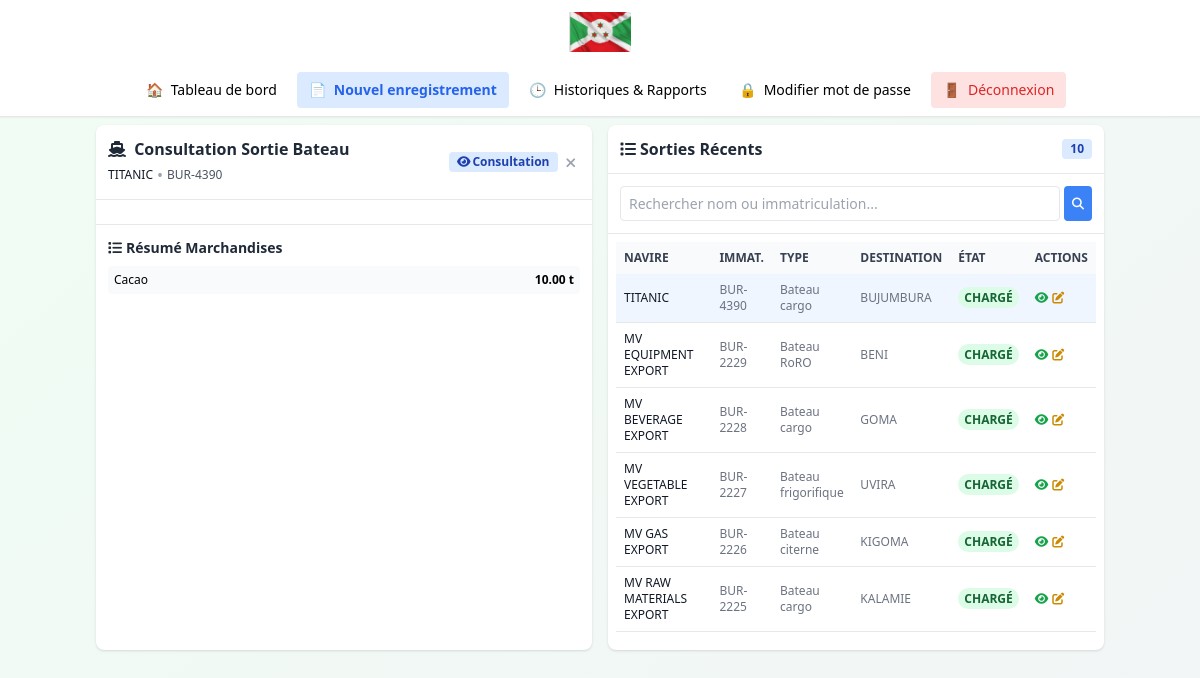
/dashboards/sortie_bateau/enregistrement.php?select=1&mode=view (signed in), run on the app's committed database.
### tables this page shows
CREATE TABLE IF NOT EXISTS `bateau_sortant` (
  `id` int NOT NULL AUTO_INCREMENT,
  `id_type_bateau` int DEFAULT NULL,
  `nom_navire` varchar(100) NOT NULL,
  `immatriculation` varchar(50) DEFAULT NULL,
  `nom_capitaine` varchar(100) NOT NULL,
  `prenom_capitaine` varchar(100) NOT NULL,
  `tel_capitaine` varchar(20) DEFAULT NULL,
  `agence` varchar(100) DEFAULT NULL,
  `hauteur` decimal(10,2) DEFAULT NULL,
  `longueur` decimal(10,2) DEFAULT NULL,
  `largeur` decimal(10,2) DEFAULT NULL,
  `id_destination_port` int DEFAULT NULL,
  `etat` enum('vide','chargé') DEFAULT 'vide',
  `note` text,
  `date_sortie` datetime DEFAULT CURRENT_TIMESTAMP,
  `agent_enregistrement` varchar(200) DEFAULT NULL,
  PRIMARY KEY (`id`),
  KEY `id_type_bateau` (`id_type_bateau`),
  KEY `id_destination_port` (`id_destination_port`)
);

CREATE TABLE IF NOT EXISTS `marchandise_bateau_sortant` (
  `id` int NOT NULL AUTO_INCREMENT,
  `id_bateau_sortant` int NOT NULL,
  `id_type_marchandise` int NOT NULL,
  `poids` decimal(10,2) DEFAULT NULL,
  `note` varchar(255) DEFAULT NULL,
  `date_ajout` datetime DEFAULT CURRENT_TIMESTAMP,
  PRIMARY KEY (`id`),
  KEY `id_bateau_sortant` (`id_bateau_sortant`),
  KEY `id_type_marchandise` (`id_type_marchandise`)
);

CREATE TABLE IF NOT EXISTS `type_marchandise` (
  `id` smallint NOT NULL AUTO_INCREMENT,
  `nom` varchar(30) NOT NULL,
  PRIMARY KEY (`id`)
);

CREATE TABLE IF NOT EXISTS `type_bateau` (
  `id` smallint NOT NULL AUTO_INCREMENT,
  `nom` varchar(30) NOT NULL,
  PRIMARY KEY (`id`)
);

CREATE TABLE IF NOT EXISTS `port` (
  `id` smallint NOT NULL AUTO_INCREMENT,
  `nom` varchar(30) NOT NULL,
  `pays` varchar(50) NOT NULL,
  PRIMARY KEY (`id`)
);

### dashboards/sortie_bateau/enregistrement.php (the view, shortened to what this page needs)
<?php
require_once '../../config/db_connect.php';
function safe_html($value) {
    return htmlspecialchars($value ?? '', ENT_QUOTES, 'UTF-8');
}
$selected_bateau = null;
$selected_bateau_id = null;
$marchandises = [];
$mode = $_GET['mode'] ?? null;
if (isset($_GET['select']) && is_numeric($_GET['select'])) {
    $selected_bateau_id = $_GET['select'];
    try {
        $stmt = $conn->prepare("
            SELECT
                bs.*,
                tb.nom as type_bateau,
                p.nom as destination_port_nom,
                p.id as destination_port_id
            FROM bateau_sortant bs
            LEFT JOIN type_bateau tb ON bs.id_type_bateau = tb.id
            LEFT JOIN port p ON bs.id_destination_port = p.id
            WHERE bs.id = ?
        ");
        $stmt->bind_param("i", $selected_bateau_id);
        $stmt->execute();
        $result = $stmt->get_result();
        if ($result->num_rows > 0) {
            $selected_bateau = $result->fetch_assoc();
            $stmt = $conn->prepare("
                SELECT mbs.*, tm.nom as type_marchandise, tm.id as id_type_marchandise
                FROM marchandise_bateau_sortant mbs
                LEFT JOIN type_marchandise tm ON mbs.id_type_marchandise = tm.id
                WHERE mbs.id_bateau_sortant = ?
                ORDER BY mbs.date_ajout DESC
            ");
            $stmt->bind_param("i", $selected_bateau_id);
            $stmt->execute();
            $marchandises_result = $stmt->get_result();
            if ($marchandises_result->num_rows > 0) {
                $marchandises = $marchandises_result->fetch_all(MYSQLI_ASSOC);
            }
        }
    } catch (Exception $e) {
        $error = "Erreur lors du chargement des données: " . $e->getMessage();
    }
}
$recent_bateaux = [];
$search = $_GET['search'] ?? '';
try {
    $result = $conn->query("SELECT * FROM port ORDER BY nom");
    $sql = "SELECT bs.*, tb.nom as type_bateau, p.nom as destination_port_nom
            FROM bateau_sortant bs
            LEFT JOIN type_bateau tb ON bs.id_type_bateau = tb.id
            LEFT JOIN port p ON bs.id_destination_port = p.id";
    if (!empty($search)) {
        $sql .= " WHERE bs.nom_navire LIKE ? OR bs.immatriculation LIKE ?";
        $stmt = $conn->prepare($sql);
        $search_param = "%$search%";
        $stmt->bind_param("ss", $search_param, $search_param);
        $stmt->execute();
        $result = $stmt->get_result();
    } else {
        $sql .= " ORDER BY bs.date_sortie DESC LIMIT 10";
        $result = $conn->query($sql);
    }
    $recent_bateaux = $result->fetch_all(MYSQLI_ASSOC);
} catch (Exception $e) {
    $error = "Erreur lors du chargement des données: " . $e->getMessage();
}
?>
<!DOCTYPE html>
<html lang="fr">
<head>
    <script src="https://cdn.tailwindcss.com"></script>
    <link rel="stylesheet" href="https://cdnjs.cloudflare.com/ajax/libs/font-awesome/6.4.0/css/all.min.css">
</head>
<body class="bg-gradient-to-br from-green-50 to-gray-100 min-h-screen">
    <?php include '../../includes/navbar.php'; ?>
    <div class="container mx-auto p-2">
        <div class="grid grid-cols-1 lg:grid-cols-2 gap-4">
            <div class="bg-white shadow rounded-lg">
                <div class="p-3 border-b">
                    <div class="flex justify-between items-center">
                        <div>
                            <h2 class="text-base font-bold text-gray-800">
                                <i class="fas fa-ship mr-1"></i>
                                <?php echo ($selected_bateau && $mode == 'view') ? 'Consultation Sortie Bateau' : ($selected_bateau ? 'Modification Sortie Bateau' : 'Nouvelle Sortie Bateau'); ?>
                            </h2>
                            <?php if ($selected_bateau): ?>
                                <div class="flex items-center space-x-1 mt-0.5">
                                    <span class="text-xs font-medium text-gray-900">
                                        <?php echo safe_html($selected_bateau['nom_navire']); ?>
                                    </span>
                                    <span class="text-gray-400">•</span>
                                    <span class="text-xs text-gray-600">
                                        <?php echo safe_html($selected_bateau['immatriculation']); ?>
                                    </span>
                                </div>
                            <?php endif; ?>
                        </div>
                        <div class="flex items-center space-x-1">
                            <?php if ($mode == 'view'): ?>
                                <span class="bg-blue-100 text-blue-800 text-xs font-semibold px-2 py-0.5 rounded">
                                    <i class="fas fa-eye mr-0.5"></i>Consultation
                                </span>
                            <?php else: ?>
                                <span class="bg-green-100 text-green-800 text-xs font-semibold px-2 py-0.5 rounded">
                                    <i class="fas fa-edit mr-0.5"></i>Édition
                                </span>
                            <?php endif; ?>
                            <?php if ($selected_bateau): ?>
                                <a href="enregistrement.php"
                                   class="text-gray-400 hover:text-gray-600 p-1">
                                    <i class="fas fa-times text-sm"></i>
                                </a>
                            <?php endif; ?>
                        </div>
                    </div>
                </div>
                <div class="p-3">
                </div>
<?php if ($selected_bateau): ?>
<div class="border-t p-3">
    <h3 class="compact-title font-bold text-gray-800">
        <i class="fas fa-list mr-1"></i>Résumé Marchandises
    </h3>
    <div class="space-y-1 max-h-32 overflow-y-auto">
        <?php if (!empty($marchandises)): ?>
            <?php foreach ($marchandises as $marchandise): ?>
            <div class="flex justify-between items-center p-1.5 bg-gray-50 rounded text-xs">
                <div>
                    <span class="font-medium"><?php echo safe_html($marchandise['type_marchandise'] ?? 'Type inconnu'); ?></span>
                </div>
                <span class="font-bold">
                    <?php echo !empty($marchandise['poids']) ? number_format($marchandise['poids'], 2) . ' t' : '-'; ?>
                </span>
            </div>
            <?php endforeach; ?>
        <?php endif; ?>
    </div>
</div>
<?php endif; ?>
            </div>
            <div class="bg-white shadow rounded-lg">
                <div class="p-3 border-b">
                    <div class="flex justify-between items-center">
                        <h2 class="text-base font-bold text-gray-800">
                            <i class="fas fa-list mr-1"></i>Sorties Récents
                        </h2>
                        <span class="bg-blue-100 text-blue-800 text-xs font-semibold px-2 py-0.5 rounded">
                            <?php echo count($recent_bateaux); ?>
                        </span>
                    </div>
                </div>
                <div class="p-3 border-b">
                    <form method="GET" action="" class="flex space-x-1">
                        <div class="flex-1">
                            <input type="text" name="search"
                                   value="<?php echo safe_html($search); ?>"
                                   placeholder="Rechercher nom ou immatriculation..."
                                   class="compact-input w-full px-2 py-1 border rounded focus:outline-none focus:ring-1 focus:ring-blue-500">
                        </div>
                        <button type="submit"
                                class="bg-blue-500 hover:bg-blue-600 text-white font-bold py-1 px-2 rounded text-xs">
                            <i class="fas fa-search"></i>
                        </button>
                    </form>
                </div>
                <div class="p-2">
                    <div class="table-container">
                        <table class="w-full text-xs text-left text-gray-500">
                            <thead class="text-xs text-gray-700 uppercase bg-gray-50">
                                <tr>
                                    <th class="py-2 px-2">Navire</th>
                                    <th class="py-2 px-2">Immat.</th>
                                    <th class="py-2 px-2">Type</th>
                                    <th class="py-2 px-2">Destination</th>
                                    <th class="py-2 px-2">État</th>
                                    <th class="py-2 px-2">Actions</th>
                                </tr>
                            </thead>
                            <tbody>
                                <?php if (!empty($recent_bateaux)): ?>
                                    <?php foreach ($recent_bateaux as $bateau): ?>
                                        <tr class="border-b recent-bateau-row <?php echo $selected_bateau_id == $bateau['id'] ? 'bg-blue-50' : ''; ?>">
                                            <td class="py-2 px-2 font-medium text-gray-900">
                                                <?php echo safe_html($bateau['nom_navire']); ?>
                                            </td>
                                            <td class="py-2 px-2">
                                                <?php echo safe_html($bateau['immatriculation']); ?>
                                            </td>
                                            <td class="py-2 px-2">
                                                <?php echo safe_html($bateau['type_bateau'] ?? '-'); ?>
                                            </td>
                                            <td class="py-2 px-2">
                                                <?php echo safe_html($bateau['destination_port_nom'] ?? '-'); ?>
                                            </td>
                                            <td class="py-2 px-2">
                                                <span class="px-1.5 py-0.5 text-xs font-semibold uppercase rounded-full
                                                    <?php echo $bateau['etat'] == 'chargé' ? 'bg-green-100 text-green-800' : 'bg-gray-100 text-gray-800'; ?>">
                                                    <?php echo safe_html($bateau['etat']); ?>
                                                </span>
                                            </td>
                                            <td class="py-2 px-2">
                                                <div class="flex space-x-1">
                                                    <a href="enregistrement.php?select=<?php echo $bateau['id']; ?>&mode=view"
                                                       class="text-green-600 hover:text-green-800 text-xs"
                                                       title="Consulter">
                                                        <i class="fas fa-eye"></i>
                                                    </a>
                                                    <a href="enregistrement.php?select=<?php echo $bateau['id']; ?>&mode=edit"
                                                       class="text-yellow-600 hover:text-yellow-800 text-xs"
                                                       title="Modifier">
                                                        <i class="fas fa-edit"></i>
                                                    </a>
                                                </div>
                                            </td>
                                        </tr>
                                    <?php endforeach; ?>
                                <?php endif; ?>
                            </tbody>
                        </table>
                    </div>
                </div>
            </div>
        </div>
    </div>
</body>
</html>

### dashboards/sortie_bateau/enregistrement.php (style rules this page uses)
.table-container { max-height: 400px; overflow-y: auto; }
.compact-input { padding-top: 0.375rem !important; padding-bottom: 0.375rem !important; font-size: 0.875rem !important; }
.compact-title { font-size: 0.875rem !important; margin-bottom: 0.5rem !important; }

### data on the page
bateau_sortant: nom_navire "TITANIC", immatriculation "BUR-4390", id_type_bateau.nom "Bateau cargo", port.nom "BUJUMBURA", etat "CHARGÉ"
marchandise_bateau_sortant: id_type_marchandise.nom "Cacao", poids "10.00"
bateau_sortant: nom_navire "MV EQUIPMENT EXPORT", immatriculation "BUR-2229", id_type_bateau.nom "Bateau RoRO", port.nom "BENI", etat "CHARGÉ"
bateau_sortant: nom_navire "MV BEVERAGE EXPORT", immatriculation "BUR-2228", id_type_bateau.nom "Bateau cargo", port.nom "GOMA", etat "CHARGÉ"
bateau_sortant: nom_navire "MV VEGETABLE EXPORT", immatriculation "BUR-2227", id_type_bateau.nom "Bateau frigorifique", port.nom "UVIRA", etat "CHARGÉ"
bateau_sortant: nom_navire "MV GAS EXPORT", immatriculation "BUR-2226", id_type_bateau.nom "Bateau citerne", port.nom "KIGOMA", etat "CHARGÉ"
bateau_sortant: nom_navire "MV RAW MATERIALS EXPORT", immatriculation "BUR-2225", id_type_bateau.nom "Bateau cargo", port.nom "KALAMIE", etat "CHARGÉ"

### other printed values
count($recent_bateaux) "10"
